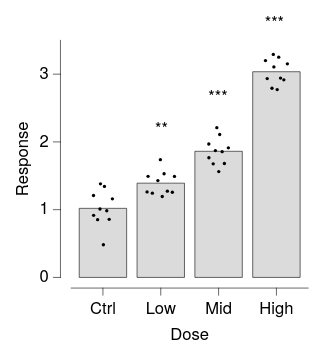

Vega-Lite specification for this chart:
### Vega-Lite specification from a JSON file in a GitHub repository (floating-point values rounded to 4 significant figures)
{"background": null, "config": {"arc": {"fill": "#DBDBDB", "fillOpacity": 1.0, "innerRadius": 25.0, "padAngle": 0.03, "stroke": "black", "strokeOpacity": 1, "strokeWidth": 0.25}, "area": {"fill": "#DBDBDB", "fillOpacity": 1.0, "stroke": "black", "strokeOpacity": 1, "strokeWidth": 0.25}, "axis": {"domain": true, "domainCap": "round", "domainColor": "black", "domainWidth": 0.25, "grid": false, "gridCap": "round", "gridColor": "#F1F1F1", "gridDash": [0, 0], "gridOpacity": 1.0, "gridWidth": 0.25, "labelColor": "black", "labelFont": "Helvetica Neue, HelveticaNeue, Helvetica, Arial, sans-serif", "labelFontSize": 7, "labelFontStyle": "normal", "labelFontWeight": 400, "offset": 4.5, "ticks": true, "tickCap": "round", "tickColor": "black", "tickRound": false, "tickSize": 3, "tickWidth": 0.25, "titleColor": "black", "titleFont": "Helvetica Neue, HelveticaNeue, Helvetica, Arial, sans-serif", "titleFontSize": 7, "titleFontStyle": "normal", "titleFontWeight": 400}, "axisX": {"domain": true, "labelAlign": "center", "labelAngle": 0, "labels": true, "ticks": true, "translate": 0}, "axisY": {"domain": true, "labelAlign": "right", "labelAngle": 0, "labels": true, "ticks": true, "translate": 0}, "axisRight": {"domain": true, "labelAlign": "left", "labelAngle": 0, "labels": true, "ticks": true, "translate": 0}, "axisTop": {"domain": true, "labelAlign": "center", "labelAngle": 0, "labels": true, "ticks": true, "translate": 0}, "axisBand": {"tickOffset": 0}, "bar": {"fill": "#DBDBDB", "fillOpacity": 1.0, "stroke": "black", "strokeOpacity": 1, "strokeWidth": 0.25}, "boxplot": {"size": 9.0, "ticks": {"cornerRadius": 0.25, "fill": "black", "opacity": 1, "size": 4.5, "thickness": 0.25}, "box": {"fillOpacity": 1.0, "stroke": "black", "strokeOpacity": 1, "strokeWidth": 0.25}, "median": {"cornerRadius": 0, "fill": "black", "fillOpacity": 1.0, "opacity": 1, "size": 9.0, "thickness": 0.25}, "rule": {"fill": "black", "fillOpacity": 1.0, "size": 10.0, "stroke": "black", "strokeDash": [0, 0], "strokeOpacity": 1, "strokeWidth": 0.25}, "outliers": {"color": "black", "fill": "black", "fillOpacity": 1.0, "size": 0, "stroke": "black", "strokeOpacity": 1, "strokeWidth": 0.25}}, "circle": {"fill": "black", "fillOpacity": 1.0, "size": 1.25, "stroke": null, "strokeOpacity": 1, "strokeWidth": 0.25}, "errorband": {"band": {"fillOpacity": 0.6, "stroke": null, "strokeWidth": 0.25, "strokeOpacity": 1}, "borders": {"opacity": 0, "strokeOpacity": 0.25, "strokeWidth": 1}}, "errorbar": {"opacity": 1, "rule": {"strokeDash": [0, 0], "strokeWidth": 0.25}, "ticks": {"color": "black", "cornerRadius": 0.125, "opacity": 1, "size": 6.0, "thickness": 0.25}, "thickness": 0.25}, "font": "Helvetica Neue, HelveticaNeue, Helvetica, Arial, sans-serif", "geoshape": {"fill": "#DBDBDB", "fillOpacity": 1.0, "stroke": "black", "strokeOpacity": 1, "strokeWidth": 0.25}, "header": {"labelColor": "black", "labelFont": "Helvetica Neue, HelveticaNeue, Helvetica, Arial, sans-serif", "labelFontSize": 7, "labelFontStyle": "normal", "labelFontWeight": 400, "titleColor": "black", "titleFont": "Helvetica Neue, HelveticaNeue, Helvetica, Arial, sans-serif", "titleFontSize": 7, "titleFontStyle": "normal", "titleFontWeight": 400, "titlePadding": 0}, "legend": {"disable": false, "offset": 4.5, "titlePadding": 4, "labelOffset": 2, "gradientLabelOffset": 2, "gradientLength": 50.0, "gradientThickness": 5.0, "gradientOpacity": 1.0, "gradientStrokeColor": "black", "gradientStrokeWidth": 0.25, "labelColor": "black", "labelFont": "Helvetica Neue, HelveticaNeue, Helvetica, Arial, sans-serif", "labelFontSize": 7, "labelFontStyle": "normal", "labelFontWeight": 400, "strokeColor": "black", "strokeWidth": 0, "symbolSize": 42, "symbolStrokeColor": "black", "symbolStrokeWidth": 0.25, "titleColor": "black", "titleFont": "Helvetica Neue, HelveticaNeue, Helvetica, Arial, sans-serif", "titleFontSize": 7, "titleFontStyle": "normal", "titleFontWeight": 400}, "line": {"color": "black", "stroke": "black", "strokeCap": "butt", "strokeDash": [0, 0], "strokeOpacity": 1, "strokeWidth": 0.5}, "point": {"filled": true, "fill": "#DBDBDB", "fillOpacity": 1.0, "size": 5.0, "stroke": "black", "strokeOpacity": 1, "strokeWidth": 0.25}, "range": {"category": ["#5CA7B1", "#B7D0EE", "#B7B3E4", "#B3DAB5", "#F5E1B3", "#3D727B", "#809DC7", "#867DAC", "#80A988", "#CBB17A", "#204148", "#546B94", "#584C77", "#507B5F", "#9D824D"], "diverging": {"scheme": ["#6F572A", "#876E43", "#9E875F", "#B5A17F", "#CABBA2", "#DCD6CC", "#F4F1E9", "#C9D7DA", "#9DBFC6", "#78A5AF", "#558B96", "#36717C", "#1A5762"]}, "heatmap": {"scheme": ["#32022B", "#43044D", "#4C196E", "#4D338C", "#484DA6", "#3A68BB", "#1D83CA", "#1D9CCB", "#23B5C9", "#28CDC5", "#4DE0B4", "#91EE9F"]}, "ordinal": {"scheme": ["#F1F1F1", "#DBDBDB", "#C6C6C6", "#B2B2B2", "#9D9D9D", "#898989", "#767676", "#636363", "#515151", "#404040", "#2F2F2F", "#1F1F1F"]}, "ramp": {"scheme": ["#32022B", "#43044D", "#4C196E", "#4D338C", "#484DA6", "#3A68BB", "#1D83CA", "#1D9CCB", "#23B5C9", "#28CDC5", "#4DE0B4", "#91EE9F"]}}, "rule": {"color": "black", "stroke": "black", "strokeCap": "round", "strokeDash": [2, 2], "strokeOpacity": 1, "strokeWidth": 0.25}, "scale": {"bandPaddingInner": 0.1, "bandPaddingOuter": 0.1, "round": false}, "rect": {"fill": "#DBDBDB", "fillOpacity": 1.0, "stroke": "black", "strokeOpacity": 1, "strokeWidth": 0.25}, "square": {"fill": "#DBDBDB", "fillOpacity": 1.0, "size": 10.0, "stroke": "black", "strokeOpacity": 1, "strokeWidth": 0.25}, "text": {"color": "black", "font": "Helvetica Neue, HelveticaNeue, Helvetica, Arial, sans-serif", "fontSize": 7, "fontStyle": "normal", "fontWeight": 400}, "tick": {"color": "black", "cornerRadius": 0.125, "opacity": 1.0, "size": 9.0, "thickness": 0.25}, "title": {"anchor": "middle", "frame": "group", "color": "black", "font": "Helvetica Neue, HelveticaNeue, Helvetica, Arial, sans-serif", "fontSize": 7, "fontStyle": "normal", "fontWeight": 400, "subtitleColor": "black", "subtitleFont": "Helvetica Neue, HelveticaNeue, Helvetica, Arial, sans-serif", "subtitleFontSize": "Helvetica Neue, HelveticaNeue, Helvetica, Arial, sans-serif", "subtitleFontStyle": "normal", "subtitleFontWeight": 400}, "trail": {"color": "black", "opacity": 1, "size": 0.5}, "view": {"continuousWidth": 100, "continuousHeight": 100, "discreteWidth": 100, "discreteHeight": 100, "fill": null, "stroke": null, "strokeWidth": 0.25}}, "layer": [{"mark": {"type": "bar", "size": 20.0}, "encoding": {"x": {"field": "dose", "sort": ["Ctrl", "Low", "Mid", "High"], "title": "Dose", "type": "nominal"}, "y": {"aggregate": "mean", "field": "response", "title": "Response", "type": "quantitative"}}}, {"mark": {"type": "circle", "size": 2}, "encoding": {"x": {"field": "dose", "sort": ["Ctrl", "Low", "Mid", "High"], "title": "Dose", "type": "nominal"}, "xOffset": {"field": "quasirandom_x", "scale": {"domain": [-6.84, 6.84]}, "type": "quantitative"}, "y": {"field": "response", "type": "quantitative"}}}, {"layer": [{"data": {"values": [{"y": 1.739, "label": "**", "__dysonsphere__": 1}]}, "mark": {"type": "text", "align": "center", "baseline": "bottom", "dy": -10.0, "fontSize": 7}, "encoding": {"text": {"field": "label", "type": "nominal"}, "x": {"value": 38.1}, "y": {"field": "y", "type": "quantitative"}}}, {"data": {"values": [{"y": 2.211, "label": "***", "__dysonsphere__": 1}]}, "mark": {"type": "text", "align": "center", "baseline": "bottom", "dy": -10.0, "fontSize": 7}, "encoding": {"text": {"field": "label", "type": "nominal"}, "x": {"value": 61.9}, "y": {"field": "y", "type": "quantitative"}}}, {"data": {"values": [{"y": 3.292, "label": "***", "__dysonsphere__": 1}]}, "mark": {"type": "text", "align": "center", "baseline": "bottom", "dy": -10.0, "fontSize": 7}, "encoding": {"text": {"field": "label", "type": "nominal"}, "x": {"value": 85.71}, "y": {"field": "y", "type": "quantitative"}}}], "name": "__dysonsphere_f2213797901bf1ad_15"}], "data": {"name": "data-107881c97ce83a8aa5e9de0b22f17440"}, "$schema": "https://vega.github.io/schema/vega-lite/v6.4.1.json", "datasets": {"data-107881c97ce83a8aa5e9de0b22f17440": [{"dose": "Ctrl", "response": 1.01, "quasirandom_x": -0.7785}, {"dose": "Ctrl", "response": 1.381, "quasirandom_x": -0.6519}, {"dose": "Ctrl", "response": 1.343, "quasirandom_x": 0.399}, {"dose": "Ctrl", "response": 0.8571, "quasirandom_x": 1.643}, {"dose": "Ctrl", "response": 0.9166, "quasirandom_x": -2.445}, {"dose": "Ctrl", "response": 0.8523, "quasirandom_x": -1.399}, {"dose": "Ctrl", "response": 1.16, "quasirandom_x": 2.484}, {"dose": "Ctrl", "response": 0.9843, "quasirandom_x": 1.005}, {"dose": "Ctrl", "response": 1.209, "quasirandom_x": -2.484}, {"dose": "Ctrl", "response": 0.4827, "quasirandom_x": 0.1128}, {"dose": "Low", "response": 1.739, "quasirandom_x": -0.1048}, {"dose": "Low", "response": 1.273, "quasirandom_x": 1.73}, {"dose": "Low", "response": 1.491, "quasirandom_x": 3.6}, {"dose": "Low", "response": 1.262, "quasirandom_x": -3.6}, {"dose": "Low", "response": 1.194, "quasirandom_x": 0.392}, {"dose": "Low", "response": 1.43, "quasirandom_x": -0.762}, {"dose": "Low", "response": 1.531, "quasirandom_x": 0.8723}, {"dose": "Low", "response": 1.243, "quasirandom_x": -2.21}, {"dose": "Low", "response": 1.257, "quasirandom_x": 3.043}, {"dose": "Low", "response": 1.492, "quasirandom_x": -3.34}, {"dose": "Mid", "response": 1.856, "quasirandom_x": 0.935}, {"dose": "Mid", "response": 1.676, "quasirandom_x": -1.418}, {"dose": "Mid", "response": 2.211, "quasirandom_x": -0.4617}, {"dose": "Mid", "response": 1.912, "quasirandom_x": 2.569}, {"dose": "Mid", "response": 1.562, "quasirandom_x": 0.0429}, {"dose": "Mid", "response": 1.872, "quasirandom_x": -0.8404}, {"dose": "Mid", "response": 1.969, "quasirandom_x": -2.569}, {"dose": "Mid", "response": 1.766, "quasirandom_x": -2.548}, {"dose": "Mid", "response": 1.682, "quasirandom_x": 1.528}, {"dose": "Mid", "response": 2.11, "quasirandom_x": 0.286}, {"dose": "High", "response": 3.251, "quasirandom_x": 0.6013}, {"dose": "High", "response": 2.935, "quasirandom_x": -2.42}, {"dose": "High", "response": 2.792, "quasirandom_x": -1.168}, {"dose": "High", "response": 3.108, "quasirandom_x": -0.6679}, {"dose": "High", "response": 3.201, "quasirandom_x": -2.878}, {"dose": "High", "response": 2.916, "quasirandom_x": 1.949}, {"dose": "High", "response": 3.153, "quasirandom_x": 2.878}, {"dose": "High", "response": 3.292, "quasirandom_x": -0.8196}, {"dose": "High", "response": 2.942, "quasirandom_x": 1.075}, {"dose": "High", "response": 2.772, "quasirandom_x": 0.2021}]}}
